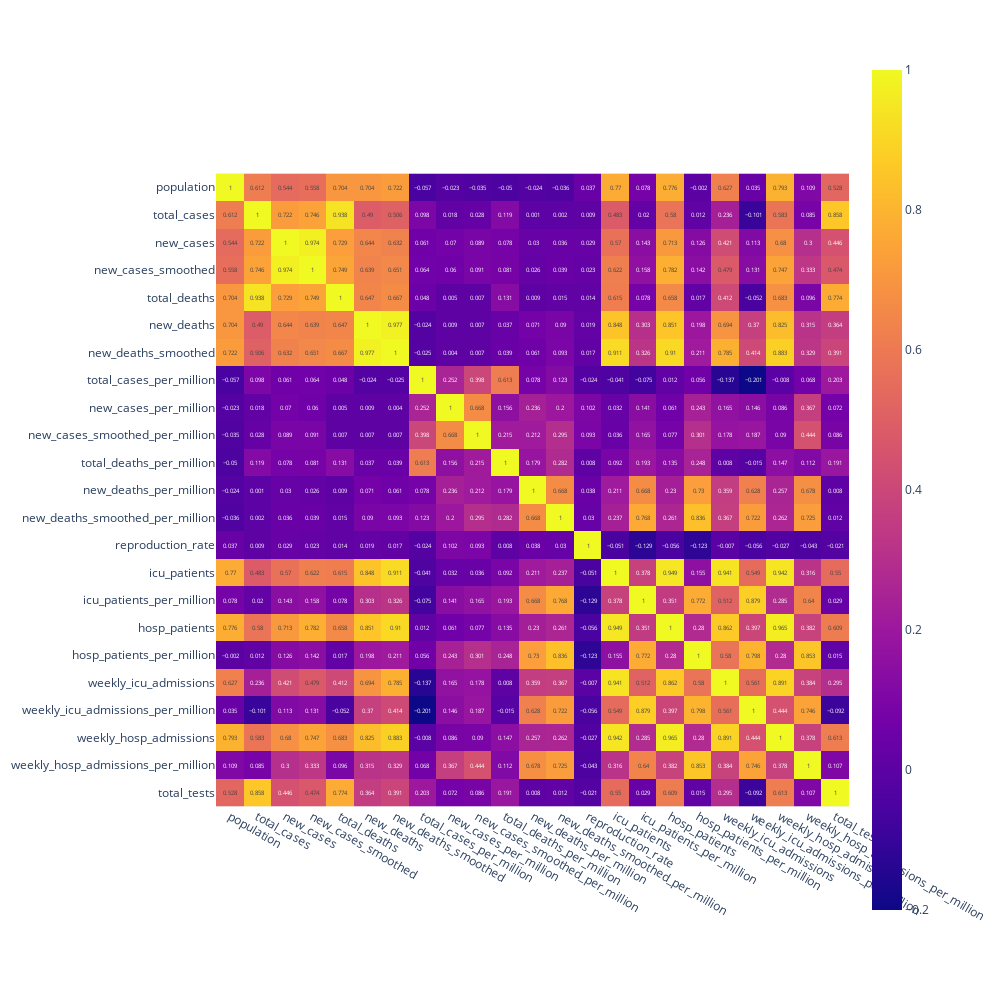

Notebook source saved alongside this figure:
### Markdown cell above
### <center>DATA CORRELATION MATRIX</center>

### Code cell
fig = px.imshow(df.corr().round(3),text_auto=True)
fig.update_layout(width = 1000, height = 1000)

### Figure 1 — Plotly figure (JSON) as saved in the notebook; plotly's stock layout.template omitted (floating-point values rounded to 4 significant figures; data arrays with more than 128 entries replaced by an {"elided": "..."} marker saying what was removed)
{"data": [{"coloraxis": "coloraxis", "hovertemplate": "x: %{x}<br>y: %{y}<br>color: %{z}<extra></extra>", "name": "0", "texttemplate": "%{z}", "type": "heatmap", "x": ["population", "total_cases", "new_cases", "new_cases_smoothed", "total_deaths", "new_deaths", "new_deaths_smoothed", "total_cases_per_million", "new_cases_per_million", "new_cases_smoothed_per_million", "total_deaths_per_million", "new_deaths_per_million", "new_deaths_smoothed_per_million", "reproduction_rate", "icu_patients", "icu_patients_per_million", "hosp_patients", "hosp_patients_per_million", "weekly_icu_admissions", "weekly_icu_admissions_per_million", "weekly_hosp_admissions", "weekly_hosp_admissions_per_million", "total_tests"], "xaxis": "x", "y": ["population", "total_cases", "new_cases", "new_cases_smoothed", "total_deaths", "new_deaths", "new_deaths_smoothed", "total_cases_per_million", "new_cases_per_million", "new_cases_smoothed_per_million", "total_deaths_per_million", "new_deaths_per_million", "new_deaths_smoothed_per_million", "reproduction_rate", "icu_patients", "icu_patients_per_million", "hosp_patients", "hosp_patients_per_million", "weekly_icu_admissions", "weekly_icu_admissions_per_million", "weekly_hosp_admissions", "weekly_hosp_admissions_per_million", "total_tests"], "yaxis": "y", "z": {"elided": "23x23 float values"}}], "layout": {"coloraxis": {"colorscale": [[0.0, "#0d0887"], [0.1111, "#46039f"], [0.2222, "#7201a8"], [0.3333, "#9c179e"], [0.4444, "#bd3786"], [0.5556, "#d8576b"], [0.6667, "#ed7953"], [0.7778, "#fb9f3a"], [0.8889, "#fdca26"], [1.0, "#f0f921"]]}, "height": 1000, "margin": {"t": 60}, "width": 1000, "xaxis": {"anchor": "y", "constrain": "domain", "domain": [0.0, 1.0], "scaleanchor": "y"}, "yaxis": {"anchor": "x", "autorange": "reversed", "constrain": "domain", "domain": [0.0, 1.0]}}}
